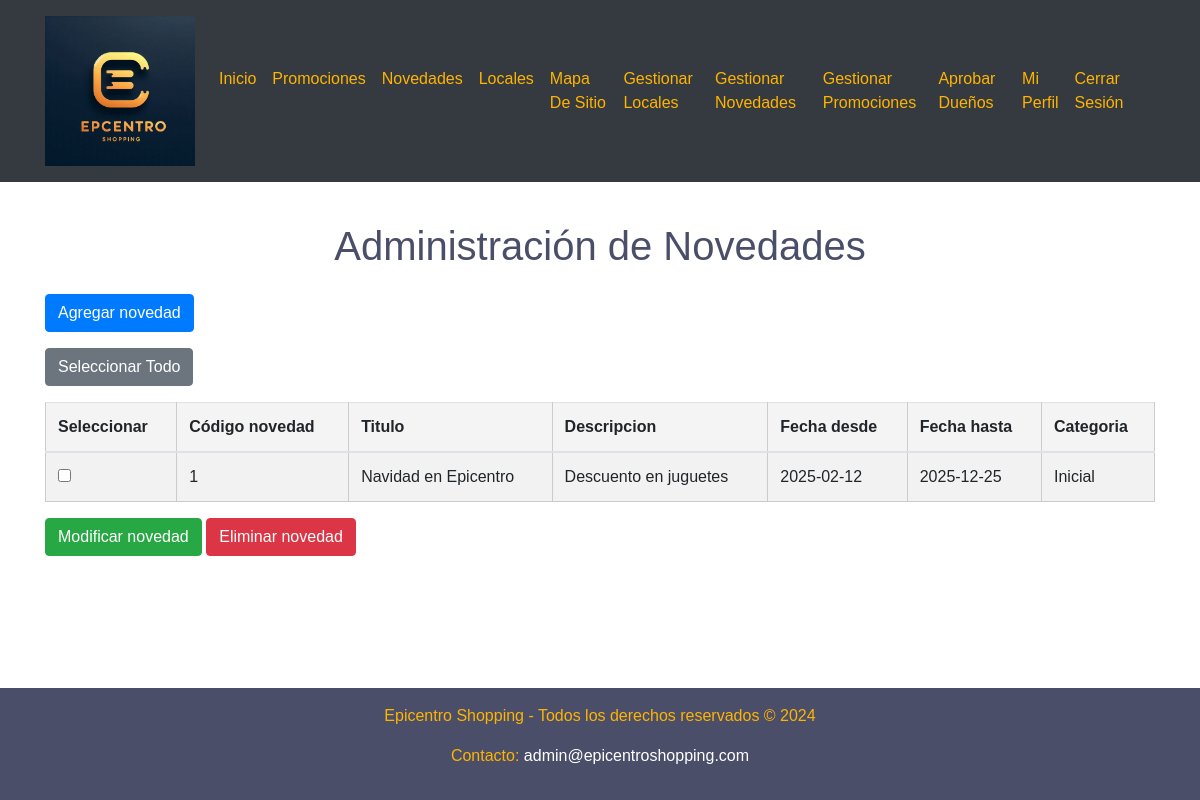
/admin_novedades.php (signed in), run on the app's committed database.
### tables this page shows
CREATE TABLE `novedades` (
  `id` int(11) NOT NULL,
  `tituloNovedad` varchar(30) NOT NULL,
  `textoNovedad` varchar(200) NOT NULL,
  `fecha_desde` date NOT NULL,
  `fecha_hasta` date NOT NULL,
  `categoria` enum('Inicial','Medium','Premium') NOT NULL
);

### private/functions_novedades.php (called while the page is built, shortened)
<?php
function get_all_novedades(){
    include '../env/shopping_db.php';
    $qry_novedad = "SELECT * FROM novedades";
    if(!($result_novedad = $conn->query($qry_novedad))){
        echo "Error: " . $sql . "<br>" . $conn->error;
    }else{
        $novedades = $result_novedad -> fetch_all(MYSQLI_ASSOC);
        return $novedades;
    };
}
?>

### public/admin_novedades.php (the view, shortened to what this page needs)
<?php
include '../private/functions_novedades.php';
$novedades = get_all_novedades();
?>
<!DOCTYPE html>
<html lang="es">
<head>
    <link rel="stylesheet" href="https://stackpath.bootstrapcdn.com/bootstrap/4.5.2/css/bootstrap.min.css">
    <link rel="stylesheet" href="../css/admin_novedades.css">
</head>
<body>
    <div class="wrapper">
        <?php include '../includes/header.php'; ?>
        <main class="container">
            <section class="admin-section">
                <h1 class="text-center my-4">Administración de Novedades</h1>
                <button class="btn btn-primary mb-3" onclick="location.href='agregar_novedad.php'">Agregar novedad</button>
                <?php
                    if(!$novedades){?>
                        <b>NO HAY NOVEDADES CARGADAS</b>
                    <?php }else{?>
                    <form id="novedadesForm" method="POST" action="../private/procesar_novedad.php">
                        <button type="submit" name="action" class="btn btn-secondary mb-3" value="toggle">
                            <?php echo (isset($_GET['select_all']) && $_GET['select_all'] == '1') ? 'Deseleccionar Todo' : 'Seleccionar Todo'; ?>
                        </button>
                        <table class="table table-striped">
                            <thead>
                                <tr>
                                    <th>Seleccionar</th>
                                    <th>Código novedad</th>
                                    <th>Titulo</th>
                                    <th>Descripcion</th>
                                    <th>Fecha desde</th>
                                    <th>Fecha hasta</th>
                                    <th>Categoria</th>
                                </tr>
                            </thead>
                            <tbody>
                                <?php
                                    foreach ($novedades as $novedad){ ?>
                                    <tr>
                                        <td><input type="checkbox" name="novedades[]" value="<?php echo $novedad['id']; ?>" <?php echo (isset($_GET['select_all']) && $_GET['select_all'] == '1') ? 'checked' : ''; ?>></td>
                                        <td><?php echo $novedad['id']?></td>
                                        <td><?php echo $novedad['tituloNovedad']?></td>
                                        <td><?php echo $novedad['textoNovedad']?></td>
                                        <td><?php echo $novedad['fecha_desde']?></td>
                                        <td><?php echo $novedad['fecha_hasta']?></td>
                                        <td><?php echo $novedad['categoria']?></td>
                                    </tr>
                                <?php } ?>
                            </tbody>
                        </table>
                        <button type="submit" name="action" class="btn btn-success" value="edit">Modificar novedad</button>
                        <button type="submit" name="action" class="btn btn-danger" value="delete">Eliminar novedad</button>
                    </form>
                <?php }?>
            </section>
        </main>
        <?php include '../includes/footer.php'; ?>
    </div>
</body>
</html>

### css/admin_novedades.css (style rules this page uses)
body { background-color: #fff; color: #333; font-family: Arial, sans-serif; margin: 0; padding: 0; }
main { padding: 1rem; }
.wrapper { display: grid; min-height: 100vh; grid-template-rows: auto 1fr auto; }
h1 { color: #4a4e69; margin-bottom: 2rem; }
table { width: 100%; border-collapse: collapse; margin-bottom: 2rem; }
table, th, td { border: 1px solid #ccc; padding: 0.5rem; text-align: left; }
th { background-color: #f4f4f4; }
button { background-color: #4CAF50; color: #fff; border: none; padding: 0.5rem 1rem; border-radius: 5px; cursor: pointer; }

### data on the page
novedades: id "1", tituloNovedad "Navidad en Epicentro", textoNovedad "Descuento en juguetes", fecha_desde "2025-02-12", fecha_hasta "2025-12-25", categoria "Inicial"
